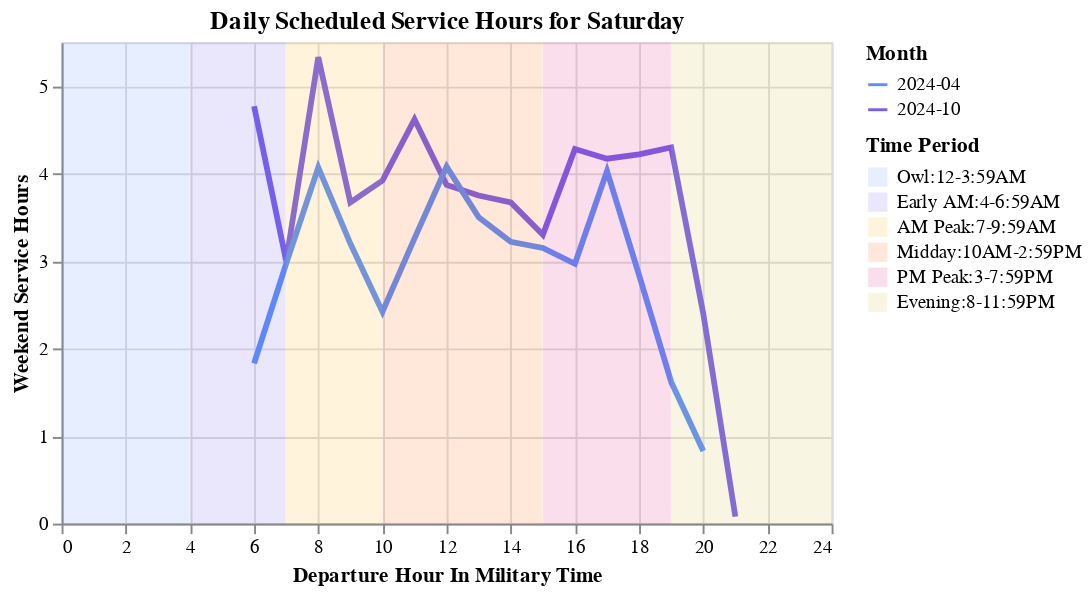

Notebook code for this chart:
### Code cell
try: 
    display(
    section1.create_service_hour_chart(
        scheduled_service, 
        "Saturday",
        "Weekend Service Hours", 
        ""
    )
)
except:
    pass

### Figure 1 — Vega-Lite specification as saved in the notebook (floating-point values rounded to 4 significant figures)
{"config": {"view": {"continuousWidth": 300, "continuousHeight": 300}}, "layer": [{"data": {"name": "data-13eb9f7bf8fc782e593c68685e6f7612"}, "mark": {"type": "line", "size": 3}, "encoding": {"color": {"field": "Month", "scale": {"range": ["#5b8efd", "#765fec", "#fcb40e", "#fc5c04", "#dd217d", "#ccbb44"]}, "type": "nominal"}, "opacity": {"condition": {"param": "param_2", "value": 1}, "value": 0.2}, "tooltip": [{"field": "Weekend or Weekday", "type": "nominal"}, {"field": "Month", "type": "nominal"}, {"field": "Departure Hour", "type": "quantitative"}, {"field": "Weekend Service Hours", "type": "quantitative"}], "x": {"field": "Departure Hour", "title": "Departure Hour In Military Time", "type": "quantitative"}, "y": {"field": "Weekend Service Hours", "title": "Weekend Service Hours", "type": "quantitative"}}, "name": "view_2", "title": {"text": "Daily Scheduled Service Hours for Saturday", "subtitle": ""}}, {"data": {"name": "data-61fdb03b01e6f6ac9797744d36eb9ca4"}, "mark": {"type": "rect", "opacity": 0.15}, "encoding": {"color": {"field": "time_period", "scale": {"range": ["#5b8efd", "#765fec", "#fcb40e", "#fc5c04", "#dd217d", "#ccbb44"]}, "sort": ["Owl:12-3:59AM", "Early AM:4-6:59AM", "AM Peak:7-9:59AM", "Midday:10AM-2:59PM", "PM Peak:3-7:59PM", "Evening:8-11:59PM"], "title": "Time Period", "type": "nominal"}, "x": {"field": "start", "type": "quantitative"}, "x2": {"field": "stop"}, "y": {"value": 0}, "y2": {"value": 250}}}], "height": 250, "params": [{"name": "param_2", "select": {"type": "point", "fields": ["Month"]}, "bind": "legend", "views": ["view_2"]}], "resolve": {"scale": {"color": "independent"}}, "width": 400, "$schema": "https://vega.github.io/schema/vega-lite/v5.17.0.json", "datasets": {"data-13eb9f7bf8fc782e593c68685e6f7612": [{"Transit Operator": "Tahoe Transportation District GMV Schedule", "Month": "2024-10", "Weekend or Weekday": "Saturday", "Departure Hour": 6, "Weekend Service Hours": 4.77, "Weekday Service Hours": 4.77}, {"Transit Operator": "Tahoe Transportation District GMV Schedule", "Month": "2024-10", "Weekend or Weekday": "Saturday", "Departure Hour": 7, "Weekend Service Hours": 3.0, "Weekday Service Hours": 3.0}, {"Transit Operator": "Tahoe Transportation District GMV Schedule", "Month": "2024-10", "Weekend or Weekday": "Saturday", "Departure Hour": 8, "Weekend Service Hours": 5.33, "Weekday Service Hours": 5.33}, {"Transit Operator": "Tahoe Transportation District GMV Schedule", "Month": "2024-10", "Weekend or Weekday": "Saturday", "Departure Hour": 9, "Weekend Service Hours": 3.67, "Weekday Service Hours": 3.67}, {"Transit Operator": "Tahoe Transportation District GMV Schedule", "Month": "2024-10", "Weekend or Weekday": "Saturday", "Departure Hour": 10, "Weekend Service Hours": 3.92, "Weekday Service Hours": 3.92}, {"Transit Operator": "Tahoe Transportation District GMV Schedule", "Month": "2024-10", "Weekend or Weekday": "Saturday", "Departure Hour": 11, "Weekend Service Hours": 4.62, "Weekday Service Hours": 4.62}, {"Transit Operator": "Tahoe Transportation District GMV Schedule", "Month": "2024-10", "Weekend or Weekday": "Saturday", "Departure Hour": 12, "Weekend Service Hours": 3.87, "Weekday Service Hours": 3.87}, {"Transit Operator": "Tahoe Transportation District GMV Schedule", "Month": "2024-10", "Weekend or Weekday": "Saturday", "Departure Hour": 13, "Weekend Service Hours": 3.75, "Weekday Service Hours": 3.75}, {"Transit Operator": "Tahoe Transportation District GMV Schedule", "Month": "2024-10", "Weekend or Weekday": "Saturday", "Departure Hour": 14, "Weekend Service Hours": 3.67, "Weekday Service Hours": 3.67}, {"Transit Operator": "Tahoe Transportation District GMV Schedule", "Month": "2024-10", "Weekend or Weekday": "Saturday", "Departure Hour": 15, "Weekend Service Hours": 3.3, "Weekday Service Hours": 3.3}, {"Transit Operator": "Tahoe Transportation District GMV Schedule", "Month": "2024-10", "Weekend or Weekday": "Saturday", "Departure Hour": 16, "Weekend Service Hours": 4.28, "Weekday Service Hours": 4.28}, {"Transit Operator": "Tahoe Transportation District GMV Schedule", "Month": "2024-10", "Weekend or Weekday": "Saturday", "Departure Hour": 17, "Weekend Service Hours": 4.17, "Weekday Service Hours": 4.17}, {"Transit Operator": "Tahoe Transportation District GMV Schedule", "Month": "2024-10", "Weekend or Weekday": "Saturday", "Departure Hour": 18, "Weekend Service Hours": 4.22, "Weekday Service Hours": 4.22}, {"Transit Operator": "Tahoe Transportation District GMV Schedule", "Month": "2024-10", "Weekend or Weekday": "Saturday", "Departure Hour": 19, "Weekend Service Hours": 4.3, "Weekday Service Hours": 4.3}, {"Transit Operator": "Tahoe Transportation District GMV Schedule", "Month": "2024-10", "Weekend or Weekday": "Saturday", "Departure Hour": 20, "Weekend Service Hours": 2.4, "Weekday Service Hours": 2.4}, {"Transit Operator": "Tahoe Transportation District GMV Schedule", "Month": "2024-10", "Weekend or Weekday": "Saturday", "Departure Hour": 21, "Weekend Service Hours": 0.08, "Weekday Service Hours": 0.08}, {"Transit Operator": "Tahoe Transportation District GMV Schedule", "Month": "2024-04", "Weekend or Weekday": "Saturday", "Departure Hour": 6, "Weekend Service Hours": 1.83, "Weekday Service Hours": 1.83}, {"Transit Operator": "Tahoe Transportation District GMV Schedule", "Month": "2024-04", "Weekend or Weekday": "Saturday", "Departure Hour": 7, "Weekend Service Hours": 2.97, "Weekday Service Hours": 2.97}, {"Transit Operator": "Tahoe Transportation District GMV Schedule", "Month": "2024-04", "Weekend or Weekday": "Saturday", "Departure Hour": 8, "Weekend Service Hours": 4.07, "Weekday Service Hours": 4.07}, {"Transit Operator": "Tahoe Transportation District GMV Schedule", "Month": "2024-04", "Weekend or Weekday": "Saturday", "Departure Hour": 9, "Weekend Service Hours": 3.2, "Weekday Service Hours": 3.2}, {"Transit Operator": "Tahoe Transportation District GMV Schedule", "Month": "2024-04", "Weekend or Weekday": "Saturday", "Departure Hour": 10, "Weekend Service Hours": 2.42, "Weekday Service Hours": 2.42}, {"Transit Operator": "Tahoe Transportation District GMV Schedule", "Month": "2024-04", "Weekend or Weekday": "Saturday", "Departure Hour": 11, "Weekend Service Hours": 3.26, "Weekday Service Hours": 3.26}, {"Transit Operator": "Tahoe Transportation District GMV Schedule", "Month": "2024-04", "Weekend or Weekday": "Saturday", "Departure Hour": 12, "Weekend Service Hours": 4.08, "Weekday Service Hours": 4.08}, {"Transit Operator": "Tahoe Transportation District GMV Schedule", "Month": "2024-04", "Weekend or Weekday": "Saturday", "Departure Hour": 13, "Weekend Service Hours": 3.5, "Weekday Service Hours": 3.5}, {"Transit Operator": "Tahoe Transportation District GMV Schedule", "Month": "2024-04", "Weekend or Weekday": "Saturday", "Departure Hour": 14, "Weekend Service Hours": 3.22, "Weekday Service Hours": 3.23}, {"Transit Operator": "Tahoe Transportation District GMV Schedule", "Month": "2024-04", "Weekend or Weekday": "Saturday", "Departure Hour": 15, "Weekend Service Hours": 3.15, "Weekday Service Hours": 3.15}, {"Transit Operator": "Tahoe Transportation District GMV Schedule", "Month": "2024-04", "Weekend or Weekday": "Saturday", "Departure Hour": 16, "Weekend Service Hours": 2.97, "Weekday Service Hours": 2.97}, {"Transit Operator": "Tahoe Transportation District GMV Schedule", "Month": "2024-04", "Weekend or Weekday": "Saturday", "Departure Hour": 17, "Weekend Service Hours": 4.03, "Weekday Service Hours": 4.03}, {"Transit Operator": "Tahoe Transportation District GMV Schedule", "Month": "2024-04", "Weekend or Weekday": "Saturday", "Departure Hour": 18, "Weekend Service Hours": 2.84, "Weekday Service Hours": 2.84}, {"Transit Operator": "Tahoe Transportation District GMV Schedule", "Month": "2024-04", "Weekend or Weekday": "Saturday", "Departure Hour": 19, "Weekend Service Hours": 1.62, "Weekday Service Hours": 1.62}, {"Transit Operator": "Tahoe Transportation District GMV Schedule", "Month": "2024-04", "Weekend or Weekday": "Saturday", "Departure Hour": 20, "Weekend Service Hours": 0.83, "Weekday Service Hours": 0.83}], "data-61fdb03b01e6f6ac9797744d36eb9ca4": [{"index": 0, "start": 0, "stop": 3.99, "time_period": "Owl:12-3:59AM"}, {"index": 1, "start": 4, "stop": 6.99, "time_period": "Early AM:4-6:59AM"}, {"index": 2, "start": 7, "stop": 9.99, "time_period": "AM Peak:7-9:59AM"}, {"index": 3, "start": 10, "stop": 14.99, "time_period": "Midday:10AM-2:59PM"}, {"index": 4, "start": 15, "stop": 18.99, "time_period": "PM Peak:3-7:59PM"}, {"index": 5, "start": 19, "stop": 24.0, "time_period": "Evening:8-11:59PM"}]}}
